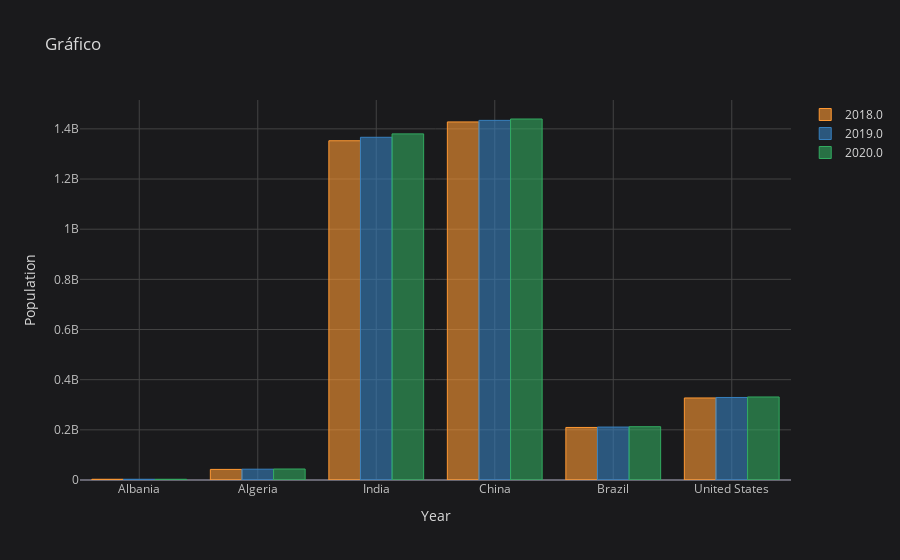

This figure's notebook cell:
### Code cell
# Modificando el orden de los gráficos
data[data.index.isin([2018,2019,2020])][['Albania','Algeria','India', 'China', "Brazil", "United States"]].T.iplot(kind="bar", xTitle="Year", yTitle="Population", title="Gráfico")

### Figure 1 — Plotly figure (JSON) as saved in the notebook; plotly's stock layout.template omitted (floating-point values rounded to 4 significant figures)
{"data": [{"marker": {"color": "rgba(255, 153, 51, 0.6)", "line": {"color": "rgba(255, 153, 51, 1.0)", "width": 1}}, "name": "2018.0", "orientation": "v", "text": "", "type": "bar", "x": ["Albania", "Algeria", "India", "China", "Brazil", "United States"], "y": [2882740, 42228408, 1352642280, 1427647786, 209469323, 327096265]}, {"marker": {"color": "rgba(55, 128, 191, 0.6)", "line": {"color": "rgba(55, 128, 191, 1.0)", "width": 1}}, "name": "2019.0", "orientation": "v", "text": "", "type": "bar", "x": ["Albania", "Algeria", "India", "China", "Brazil", "United States"], "y": [2880917, 43053054, 1366417754, 1433783686, 211049527, 329064917]}, {"marker": {"color": "rgba(50, 171, 96, 0.6)", "line": {"color": "rgba(50, 171, 96, 1.0)", "width": 1}}, "name": "2020.0", "orientation": "v", "text": "", "type": "bar", "x": ["Albania", "Algeria", "India", "China", "Brazil", "United States"], "y": [2877797, 43851044, 1380004385, 1439323776, 212559417, 331002651]}], "layout": {"autosize": true, "legend": {"bgcolor": "#1A1A1C", "font": {"color": "#D9D9D9"}}, "paper_bgcolor": "#1A1A1C", "plot_bgcolor": "#1A1A1C", "title": {"font": {"color": "#D9D9D9"}, "text": "Gráfico"}, "xaxis": {"autorange": true, "gridcolor": "#434343", "range": [-0.5, 5.5], "showgrid": true, "tickfont": {"color": "#C2C2C2"}, "title": {"font": {"color": "#D9D9D9"}, "text": "Year"}, "type": "category", "zerolinecolor": "#666570"}, "yaxis": {"autorange": true, "gridcolor": "#434343", "range": [0, 1515000000.0], "showgrid": true, "tickfont": {"color": "#C2C2C2"}, "title": {"font": {"color": "#D9D9D9"}, "text": "Population"}, "type": "linear", "zerolinecolor": "#666570"}}}
